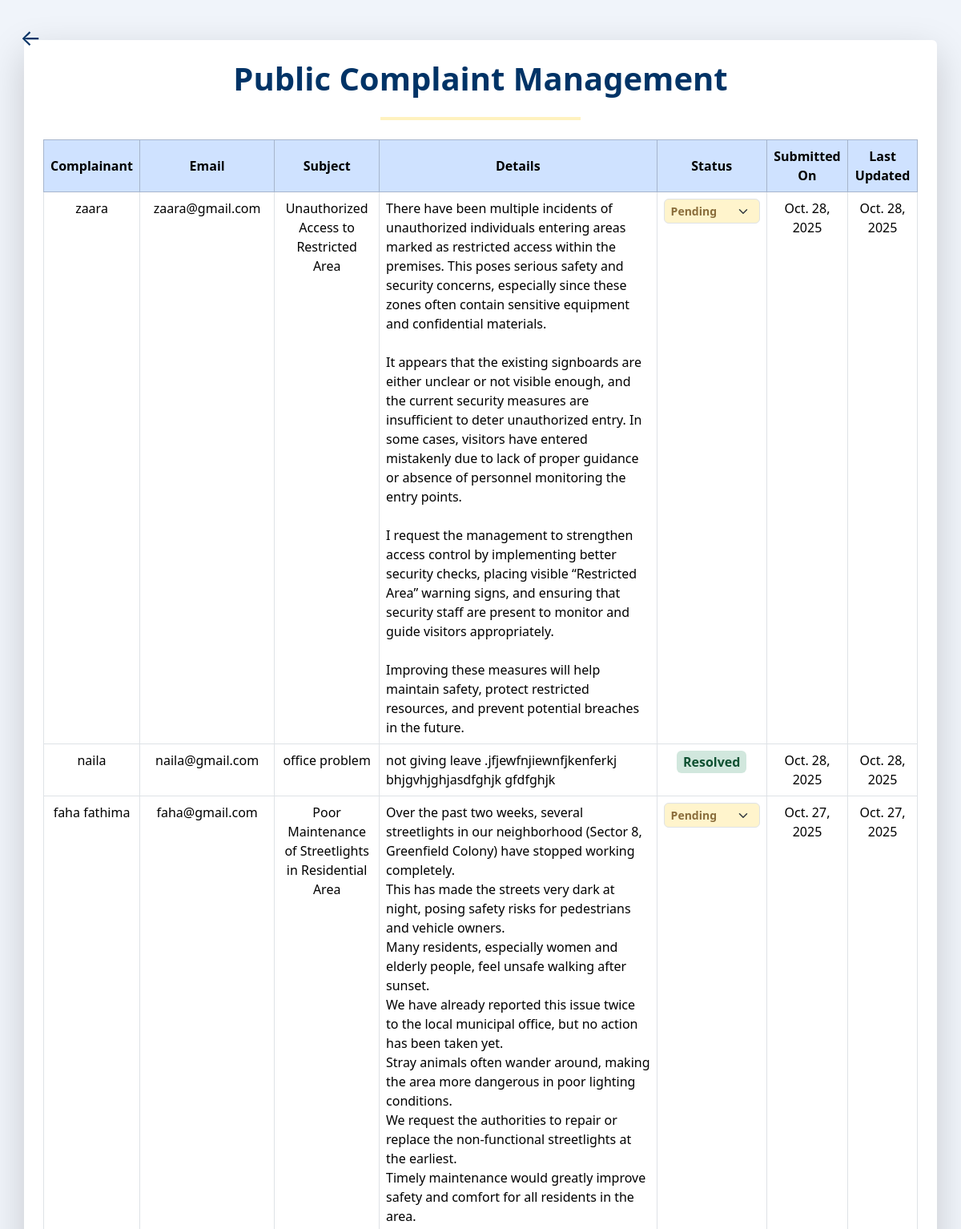
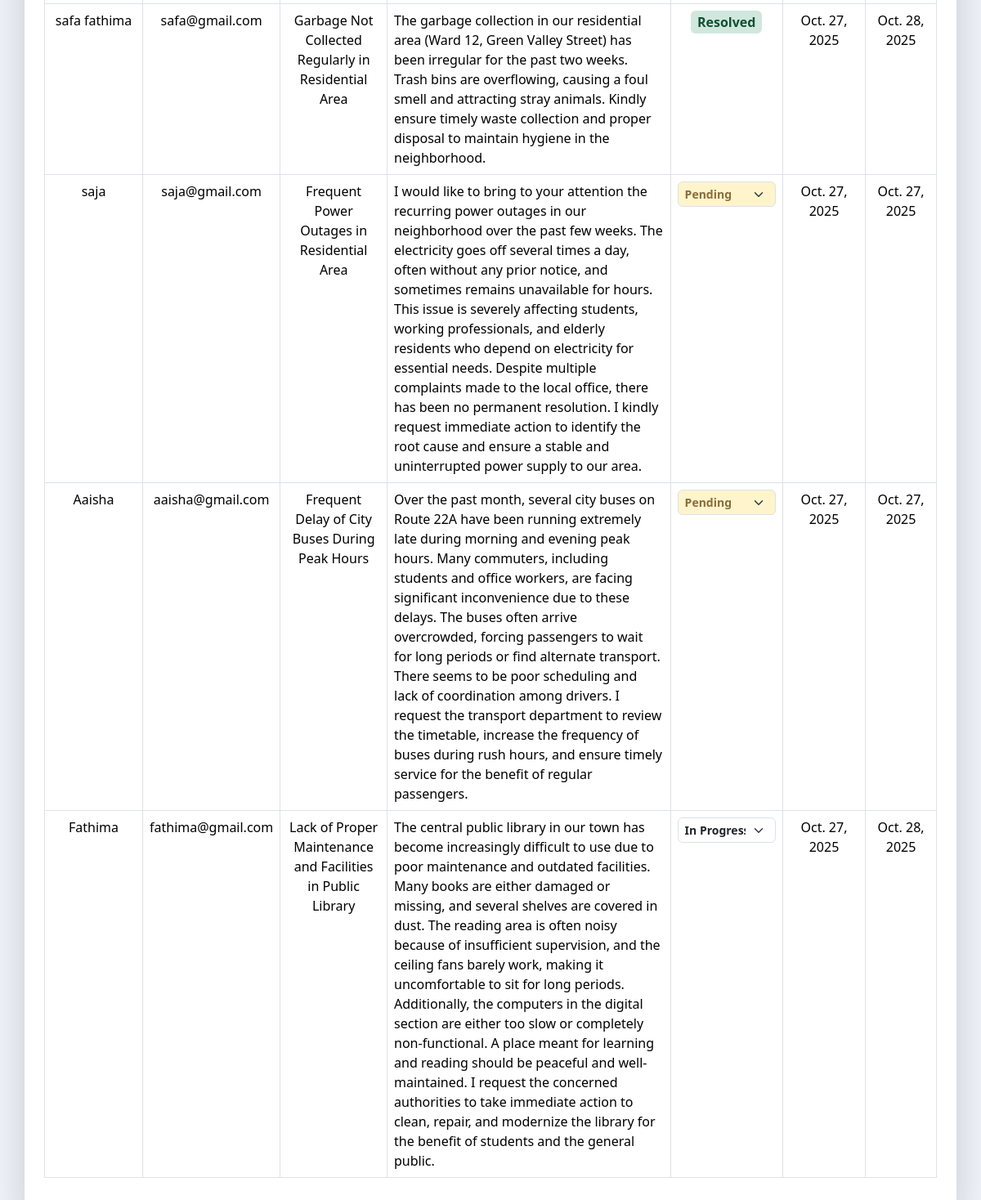
Page /all_complaints/ (signed in) on the earlier database version (2 pictures, top to bottom).
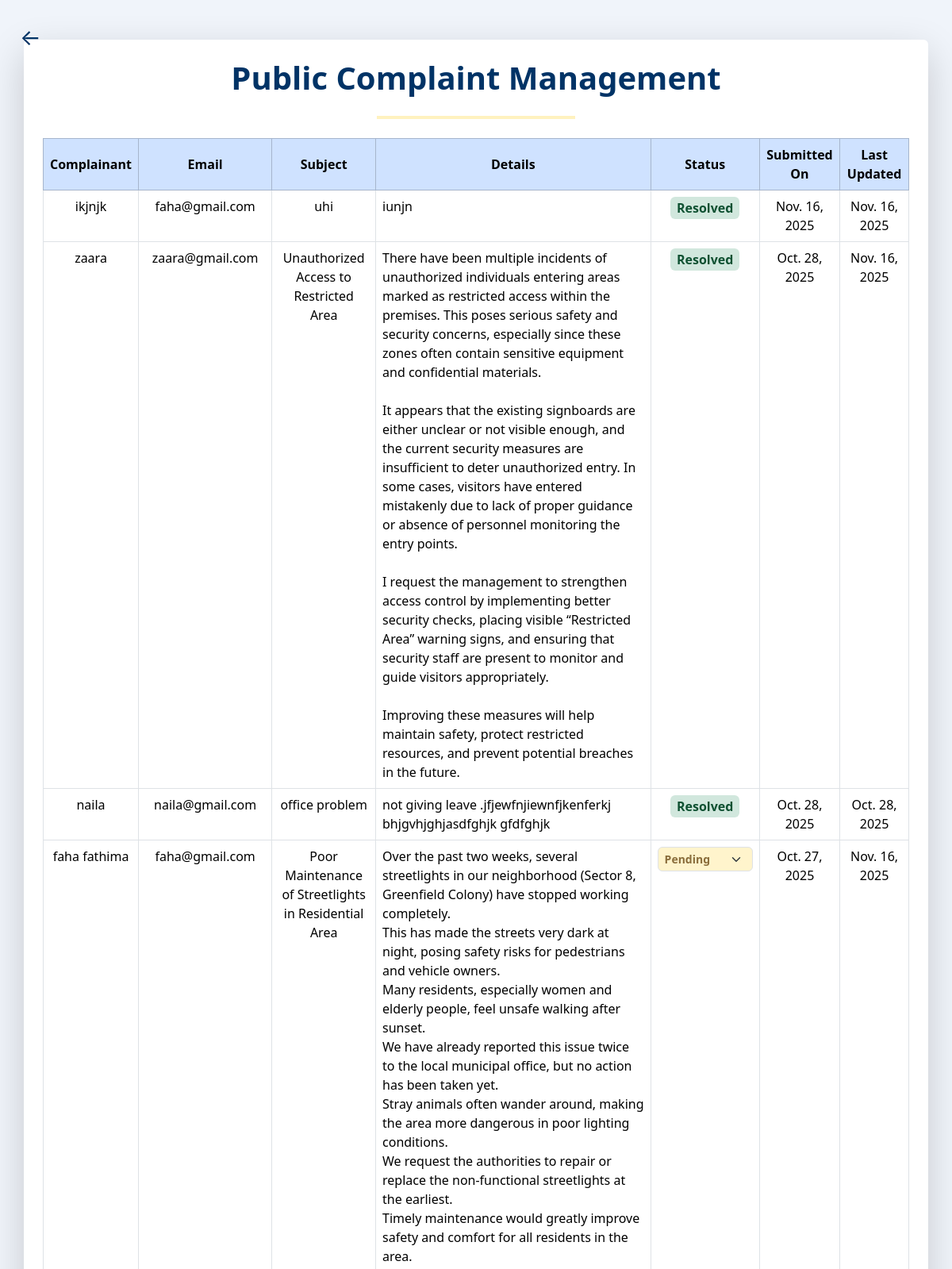
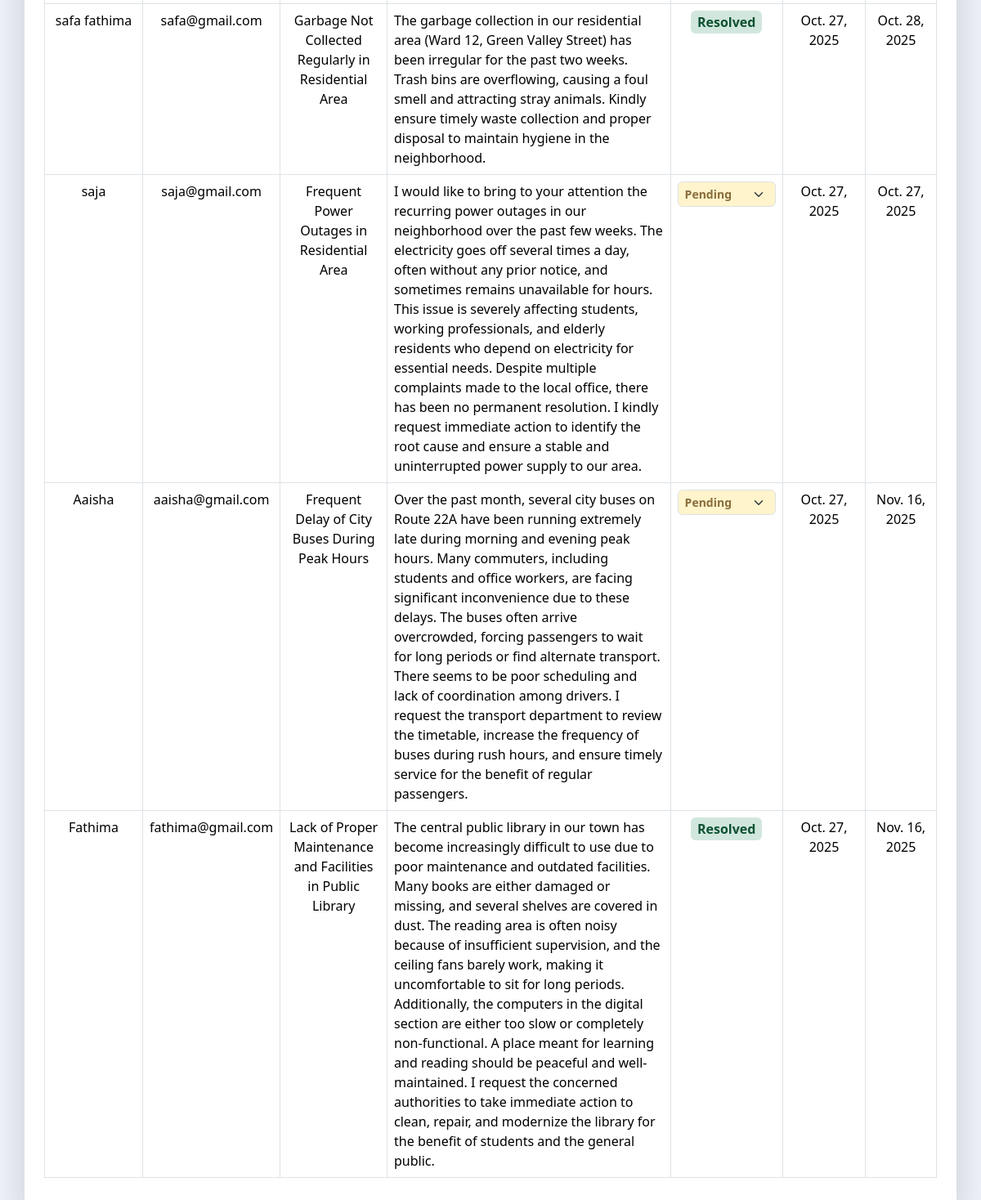
Same page on the later database version (2 pictures, top to bottom).
### complaint_manager_app/models.py (models this page shows, shortened)
class Complaint(models.Model):
    STATUS_CHOICES = [
        ('pending','Pending'),
        ('in_progress','In progress'),
        ('resolved','Resolved'),
    ]
    user = models.ForeignKey(User, on_delete=models.CASCADE, null=True, blank=True)
    name = models.CharField(max_length=100)
    email = models.EmailField(max_length=100)
    subject = models.CharField(max_length=100)
    description = models.TextField()
    created_at = models.DateField(auto_now_add=True)
    updated_at = models.DateField(auto_now=True)
    status= models.CharField(max_length=20, choices=STATUS_CHOICES, default='pending')

### complaint_manager_app/views.py (the view)
# urls.py: path('all_complaints/', views.all_complaints,name="all_complaints"),
@login_required
def all_complaints(request):
    mycomplaints = Complaint.objects.all().order_by('-created_at')
    return render(request, 'all_complaints.html', {'mycomplaints': mycomplaints})

### complaint_manager_app/templates/all_complaints.html (shortened to what this page needs)
{% extends "master.html" %}
{% load static %}
{% block content %}
<a href="{% url 'admin_dashboard' %}" class="back-arrow">←</a>
<div class="page-wrapper d-flex align-items-center justify-content-center min-vh-100">
  <div class="content-box text-center p-4 rounded shadow-lg bg-white">
    <h1 class="fw-bold mb-4" style="color:#003366;">Public Complaint Management</h1>
    <hr class="mx-auto" style="width:250px; border:2px solid #ffcc00;">
    <div class="table-container mt-4">
      <table id="complaintstable" class="table table-bordered align-middle">
        <thead class="table-primary">
          <tr>
            <th>Complainant</th>
            <th>Email</th>
            <th>Subject</th>
            <th>Details</th>
            <th>Status</th>
            <th>Submitted On</th>
            <th>Last Updated</th>
          </tr>
        </thead>
        <tbody>
          {% for x in mycomplaints %}
          <tr data-id="{{ x.id }}">
            <td>{{ x.name }}</td>
            <td>{{ x.email }}</td>
            <td>{{ x.subject }}</td>
            <td class="desc-cell">{{ x.description }}</td>
            <td class="status-cell">
              {% if x.status|lower == "resolved" %}
                <span class="status-resolved">Resolved</span>
              {% else %}
                <select class="status-dropdown form-select form-select-sm" data-id="{{ x.id }}">
                  <option value="{{ x.status }}" selected hidden>{{ x.status|capfirst }}</option>
                </select>
              {% endif %}
            </td>
            <td>{{ x.created_at }}</td>
            <td>{{ x.updated_at }}</td>
          </tr>
          {% empty %}
          <tr>
            <td colspan="8" class="text-center">No complaints submitted</td>
          </tr>
          {% endfor %}
        </tbody>
      </table>
    </div>
  </div>
</div>
{% endblock %}

### complaint_manager_app/templates/master.html (shortened to what this page needs)
<!DOCTYPE html>
<html lang="en">
<head>
       <link href="https://cdn.jsdelivr.net/npm/bootstrap@5.3.3/dist/css/bootstrap.min.css" rel="stylesheet">
    {% load static %}
</head>
<body>
{% block content %}{% endblock %}
</body>
</html>
</html>

### complaint_manager_app/templates/all_complaints.html (style rules this page uses)
body { background-color: #f0f4fa; }
.back-arrow { font-size: 28px; color: #003366; text-decoration: none !important; position: absolute; top: 25px; left: 25px; transition: color 0.2s ease-in-out; z-index: 10; }
.page-wrapper { display: flex; align-items: center; justify-content: center; min-height: 100vh; padding: 50px 0; }
.content-box { width: 95%; max-width: 1200px; background-color: #fff; border-radius: 12px; padding: 40px; box-shadow: 0 0 20px rgba(0,0,0,0.1); }
table { border-collapse: collapse; width: 100%; }
th { background-color: #003366; color: #fff; text-align: center; vertical-align: middle; }
td { text-align: center; vertical-align: top; padding: 10px; }
.desc-cell { text-align: left !important; white-space: pre-wrap; }
.status-dropdown { font-weight: 600; border-radius: 6px; min-width: 120px; z-index: 5; }
.status-dropdown option[value="pending"] { background-color: #fff4cc; color: #8a6d3b; }
.status-resolved { font-weight: 600; background-color: #d1e7dd; color: #0f5132; padding: 2px 8px; border-radius: 6px; display:inline-block; }

Differences in the rows shown:
added Complaint: name "ikjnjk", email "faha@gmail.com", subject "uhi", description "iunjn", status "Resolved", created_at "Nov. 16, 2025", updated_at "Nov. 16, 2025"
changed Complaint "zaara": updated_at "Oct. 28, 2025" → "Nov. 16, 2025"; status+id "Pending" → (not shown); now shows "Resolved"
changed Complaint "faha fathima": updated_at "Oct. 27, 2025" → "Nov. 16, 2025"
changed Complaint "Aaisha": updated_at "Oct. 27, 2025" → "Nov. 16, 2025"
changed Complaint "Fathima": updated_at "Oct. 28, 2025" → "Nov. 16, 2025"; status+id "In Progress" → (not shown); now shows "Resolved"
